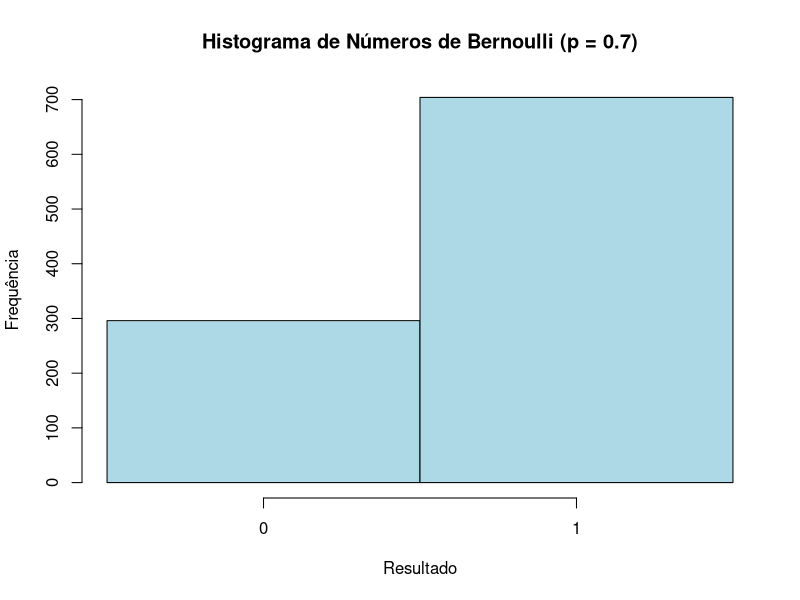

R code for this plot:
p <- 0.7            # Probabilidade Sucesso
n_samples <- 1000   # Amostras

u <- runif(n_samples) #Ramdom Number

bernoulli_numbers <- ifelse(u < p, 1, 0)

hist(bernoulli_numbers, 
     breaks = c(-0.5, 0.5, 1.5), 
     main = "Histograma de Números de Bernoulli (p = 0.7)", 
     xlab = "Resultado", 
     ylab = "Frequência",
     col = "lightblue", 
     xaxt = "n")
  
axis(1, at = c(0, 1))
